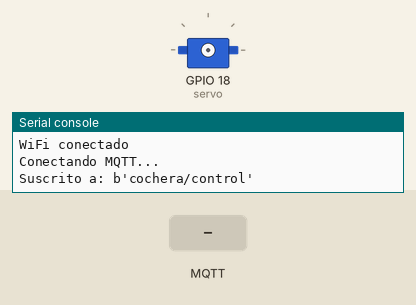
Simulated run of this program. Board: ESP32 board running MicroPython. On the bench: servo, the last lines printed to the serial console. Wiring (from the project's diagram.json): servo on GPIO 18. The inputs (shaded band) are chosen by the test bench. WiFi joins after 1.5 s; no MQTT or app messages arrive unless stated; servo angles are drawn from the pulse width (0.5 ms = 0°, 2.5 ms = 180°).

Above: at 2.8 s.
2.9 s: MQTT message "ABRIR" arrives on the first subscribed topic
4.4 s: MQTT message "CERRAR" arrives on the first subscribed topic
At 4.7 s:
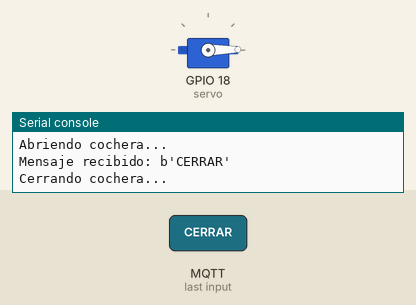
Timing chart, 0 to 7.4 s (numbered marks = the images above; inputs shaded):
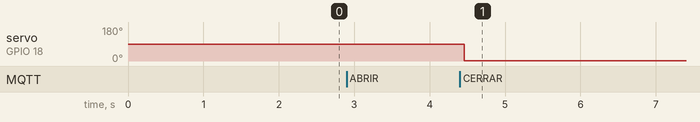

The program:

main.py
```python
from machine import Pin, PWM
from umqtt.simple import MQTTClient
import network
import time

# WiFi
SSID = "Wokwi-GUEST"
PASSWORD = ""

# MQTT
MQTT_CLIENT_ID = "esp32-cochera"
MQTT_BROKER = "broker.mqttdashboard.com"
MQTT_TOPIC = b"cochera/control"

# Servo
servo = PWM(Pin(18), freq=50)

def mover_servo(angulo):
    duty = int(26 + (angulo / 180) * 102)
    servo.duty(duty)

def abrir_cochera():
    print("Abriendo cochera...")
    mover_servo(90)

def cerrar_cochera():
    print("Cerrando cochera...")
    mover_servo(0)

def recibir_mensaje(topic, msg):
    print("Mensaje recibido:", msg)

    if msg == b"ABRIR":
        abrir_cochera()

    elif msg == b"CERRAR":
        cerrar_cochera()

# Conectar WiFi
print("Conectando WiFi...")
wifi = network.WLAN(network.STA_IF)
wifi.active(True)
wifi.connect(SSID, PASSWORD)

while not wifi.isconnected():
    time.sleep(0.1)

print("WiFi conectado")

# Conectar MQTT
client = MQTTClient(MQTT_CLIENT_ID, MQTT_BROKER)
client.set_callback(recibir_mensaje)

print("Conectando MQTT...")
client.connect()

client.subscribe(MQTT_TOPIC)

print("Suscrito a:", MQTT_TOPIC)

while True:
    client.check_msg()
    time.sleep(0.1)
```

Measured:
- after the input at 4.4 s, servo on GPIO 18 (servo): 90° → 1° after 0.06 s
